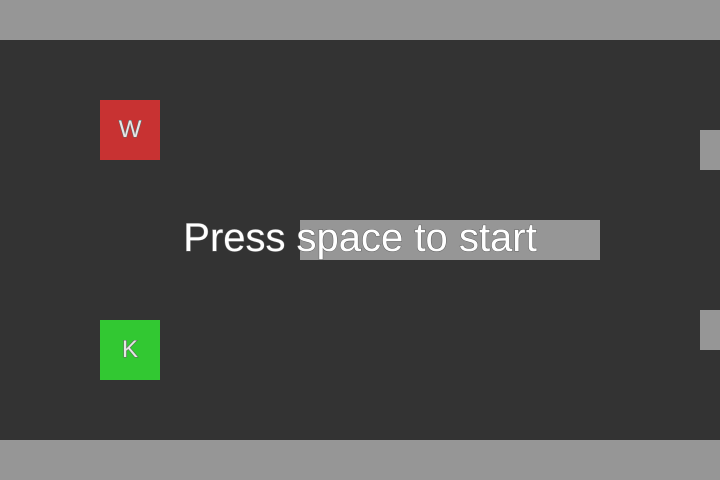
Frame 1 (no input)
Frame 60 (no input): identical to frame 1, image omitted
Frame 120 (the mouse pressed at the canvas centre since frame 60): identical to frame 1, image omitted

The p5.js sketch that drew this single still picture (run headless with seeded random() and noise() and a simulated clock; from frame 60 on, the mouse is pressed at the canvas centre):

// p5.js sketch
// ── sketch.js
let width = 720, height = 480;
let walls = [new Wall(0, 0, 1000, 40), new Wall(0, height - 40, 1000, 40), new Wall(300, 220, 300, 40), new Wall(700, 130, 300, 40), new Wall(700, height - 170, 300, 40),
new Wall(1100, 70, 500, 40), new Wall(1100, height - 110, 500, 40), new Wall(1750, 70, 500, 40), new Wall(1750, height - 110, 500, 40), new Wall(2200, 220, 300, 40),
new Wall(2600, 110, 300, 40), new Wall(2600, height - 150, 300, 40), new Wall(3100, 0, 400, 40), new Wall(3100, height - 40, 400, 40),
new Wall(3500, 0, 40, 100), new Wall(3500, height - 100, 40, 100), new Wall(3540, 60, 500, 40), new Wall(3540, height - 100, 500, 40),
new Wall(4100, 0, 400, 40), new Wall(4800, height - 40, 400, 40), new Wall(5500, 0, 400, 40), new Wall(6200, height - 40, 400, 40),
new Wall(6750, 150, 600, 40), new Wall(6750, height - 190, 600, 40), new Wall(7350, 150, 40, 180)];
let finish = new Finish(7250, 190, 100, 100);
let players = [new Player(100, 100, 60), new Player(100, 320, 60)];
let gameStarted = false;
let winningPlayer = 0;
let gameEnded = false;


function setup() {
    createCanvas(width, height);
    let colors = [color(200, 50, 50), color(50, 200, 50), color(50, 50, 200), color(100, 100, 50)]
    let keys = ['W', 'K', 'Up', 'Num0']
    textAlign(CENTER, CENTER);
    for (let i = 0; i < players.length; i++) {
        let p = players[i];
        p.color = colors[i];
        p.key = keys[i];
    }
    players[1].velocity.y = -players[1].velocity.y;
    finish.color = color(249, 215, 25);
}



function draw() {
    background(51);
    let translateSpeed = new p5.Vector(-3, 0);
    let substeps = 6;
    if (gameStarted && !gameEnded) {
        for (let substep = 0; substep < substeps; substep++) {
            //translate objects
            for (let i = 0; i < walls.length; i++) {
                let w = walls[i];
                w.update(p5.Vector.mult(translateSpeed, 1 / substeps));
            }

            finish.update(p5.Vector.mult(translateSpeed, 1 / substeps));

            for (let i = 0; i < players.length; i++) {
                let p = players[i];
                p.update(substeps);
                p.checkBoundaryCollision();
            }

            //check collision
            for (let i = 0; i < players.length; i++) {
                for (let j = 0; j < walls.length; j++) {
                    players[i].checkCollision(walls[j]);
                }
                for (let j = i + 1; j < players.length; j++) {
                    players[i].checkCollision(players[j]);
                }
            }
        }

        let allPlayersDead = true;
        for (let i = 0; i < players.length; i++) {
            let p = players[i];
            if(p.alive) {
                allPlayersDead = false;
            }
        }
        if(allPlayersDead) {
            gameEnded = true;
            winningPlayer = -1;
        }

        for (let i = 0; i < players.length; i++) {
            let p = players[i];
            if (p.checkFinish(finish)) {
                gameEnded = true;
                winningPlayer = i;
            }
        }

        //check keys
        for (let i = 0; i < players.length; i++) {
            let p = players[i];
            p.checkGravity();
        }
    }


    //display
    for (let i = 0; i < walls.length; i++) {
        let w = walls[i];
        w.display();
    }

    finish.display();

    for (let i = 0; i < players.length; i++) {
        let p = players[i];
        p.display();
    }

    if (!gameStarted) {
        fill(255);
        textSize(40);
        text("Press space to start", width / 2, height / 2);
    }

    if (gameEnded) {
        fill(255);
        textSize(40);
        if(winningPlayer != -1){
            text("Player " + (winningPlayer + 1).toString() + " has won", width / 2, height / 2);
        }
        else {
            text("No player has reached the finish line", width / 2, height / 2);
        }
    }
}

function keyPressed() {
    console.log(key);
    switch (key) {
        case 'w':
            if (players.length >= 1)
                players[0].changeGravity = true;
            break;
        case 'k':
            if (players.length >= 2)
                players[1].changeGravity = true;
            break;
        case 'ArrowUp':
            if (players.length >= 3)
                players[2].changeGravity = true;
            break;
        case '0':
            if (players.length >= 4)
                players[3].changeGravity = true;
            break;
        case ' ':
            gameStarted = true;
            break;
    };
}
// ── finish.js
class Finish {
    constructor(x, y, sizeX, sizeY) {
        this.position = new p5.Vector(x, y);
        this.sizeX = sizeX;
        this.sizeY = sizeY;
        this.color = 100;
    }

    update(speed) {
        this.position.add(speed);
    }

    display() {
        noStroke();
        fill(this.color);
        rect(this.position.x, this.position.y, this.sizeX, this.sizeY);
    }
}
// ── player.js
class Player {
    constructor(x, y, size) {
        this.position = new p5.Vector(x, y);
        this.velocity = new p5.Vector(0, 3);
        this.size = size;
        this.color = 204;
        this.key = '';
        this.changeGravity = false;
        this.hasCollided = false;
        this.catchupSpeed = 0.01;
        this.alive = true;
    }
    update(substeps) {
        if(!this.alive) return;
        this.hasCollided = false;
        this.velocity.x = this.catchupSpeed * (200 - this.position.x)
        this.position.add(p5.Vector.mult(this.velocity, 1/substeps));
    }

    checkBoundaryCollision() {
        if (this.position.x > (width)) {
            this.alive = false;
        } else if (this.position.x < - this.size) {
            this.alive = false;
        } else if (this.position.y > (height)) {
            this.alive = false;
        } else if (this.position.y < - this.size) {
            this.alive = false;
        }
    }

    checkCollision(other) {
        if(!this.alive) return;
        if (other instanceof Player) {
            if(!other.alive) return;
            if (this.position.x >= (other.position.x - this.size) && this.position.x <= (other.position.x + other.size - this.size)) {
                let penx = this.position.x - (other.position.x - this.size);
                if (this.position.y > (other.position.y - this.size) && this.position.y < (other.position.y - this.size + other.size)) {
                    let peny = this.position.y - (other.position.y - this.size);
                    if (penx < peny) {
                        this.position.x = this.position.x - penx;
                    }
                    else {
                        this.position.y = this.position.y - peny / 2;
                        other.position.y = other.position.y + peny / 2;
                        this.hasCollided = true;
                        other.hasCollided = true;
                    }

                } else if (this.position.y < (other.position.y + other.size) && this.position.y > (other.position.y + other.size - this.size)) {
                    let peny = (other.position.y + other.size) - this.position.y;
                    if (penx < peny) {
                        this.position.x = this.position.x - penx;
                    }
                    else {
                        this.position.y = this.position.y + peny / 2;
                        other.position.y = other.position.y - peny / 2;
                        this.hasCollided = true;
                        other.hasCollided = true;
                    }
                }
            } else if (this.position.x <= (other.position.x + other.size) && this.position.x >= (other.position.x + other.size - this.size)) {
                let penx = (other.position.x + other.size) - this.position.x;
                if (this.position.y > (other.position.y - this.size) && this.position.y < (other.position.y - this.size + other.size)) {
                    let peny = this.position.y - (other.position.y - this.size);
                    if (penx < peny) {
                        other.position.x = other.position.x - penx;
                    }
                    else {
                        this.position.y = this.position.y - peny / 2;
                        other.position.y = other.position.y + peny / 2;
                        this.hasCollided = true;
                        other.hasCollided = true;
                    }

                } else if (this.position.y < (other.position.y + other.size) && this.position.y > (other.position.y + other.size - this.size)) {
                    let peny = (other.position.y + other.size) - this.position.y;
                    if (penx < peny) {
                        other.position.x = other.position.x - penx;
                    }
                    else {
                        this.position.y = this.position.y + peny / 2;
                        other.position.y = other.position.y - peny / 2;
                        this.hasCollided = true;
                        other.hasCollided = true;
                    }
                }
            }
        }

        if (other instanceof Wall) {
            if (this.position.x >= (other.position.x - this.size) && this.position.x <= (other.position.x + other.sizeX - this.size)) {
                let penx = this.position.x - (other.position.x - this.size);
                if (this.position.y >= (other.position.y - this.size) && this.position.y <= (other.position.y - this.size + other.sizeY)) {
                    let peny = this.position.y - (other.position.y - this.size);
                    if (penx < peny) {
                        this.position.x = this.position.x - penx;
                    }
                    else {
                        this.position.y = this.position.y - peny;
                        this.hasCollided = true;
                    }

                } else if (this.position.y <= (other.position.y + other.sizeY) && this.position.y >= (other.position.y + other.sizeY - this.size)) {
                    let peny = (other.position.y + other.sizeY) - this.position.y;
                    if (penx < peny) {
                        this.position.x = this.position.x - penx;
                    }
                    else {
                        this.position.y = this.position.y + peny;
                        this.hasCollided = true;
                    }
                }
            } else if (this.position.x <= (other.position.x + other.sizeX) && this.position.x >= (other.position.x + other.sizeX - this.size)) {
                let penx = (other.position.x + other.sizeX) - this.position.x;
                if (this.position.y >= (other.position.y - this.size) && this.position.y <= (other.position.y - this.size + other.sizeY)) {
                    let peny = this.position.y - (other.position.y - this.size);
                    if (penx < peny) {
                        this.position.x = this.position.x + penx;
                    }
                    else {
                        this.position.y = this.position.y - peny;
                        this.hasCollided = true;
                    }

                } else if (this.position.y <= (other.position.y + other.sizeY) && this.position.y >= (other.position.y + other.sizeY - this.size)) {
                    let peny = (other.position.y + other.sizeY) - this.position.y;
                    if (penx < peny) {
                        this.position.x = this.position.x + penx;
                    }
                    else {
                        this.position.y = this.position.y + peny;
                        this.hasCollided = true;
                    }
                }
            }
        }
    }

    checkFinish(finish) {
        if(!this.alive) return false;
        if (this.position.x > finish.position.x) {
            return true;
        }
        return false;
    }

    display() {
        if(!this.alive) return;
        noStroke();
        fill(this.color);
        rect(this.position.x, this.position.y, this.size, this.size);

        stroke(100);
        fill(230);
        textSize(24);
        text(this.key, this.position.x + this.size / 2, this.position.y + this.size / 2);

    }

    checkGravity() {
        if(!this.alive) return;
        if (this.changeGravity && this.hasCollided) {
            this.velocity.y = -this.velocity.y;
        }
        this.changeGravity = false;
    }

}
// ── wall.js
class Wall {
    constructor(x, y, sizeX, sizeY) {
        this.position = new p5.Vector(x, y);
        this.sizeX = sizeX;
        this.sizeY = sizeY;
    }

    update(speed) {
        this.position.add(speed);
    }

    display() {
        noStroke();
        fill(150);
        rect(this.position.x, this.position.y, this.sizeX, this.sizeY);
    }

}
